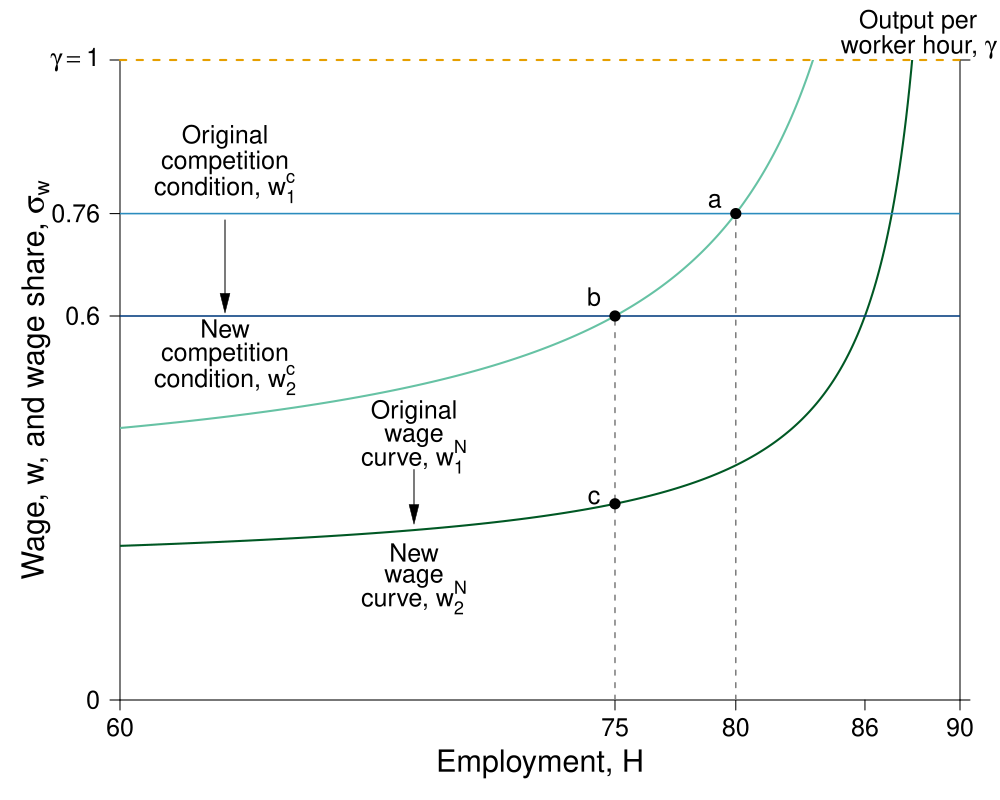

Source code (R):
# Graph Designer: Scott Cohn + Simon Halliday

library(shape)
library(pBrackets)
pdf(file = "capitalism/wage_share_unemployment_prop2.pdf", width = 10, height = 8)

#Set parameters for graphics
pointsize <- 1.8
axislabelsize <- 1.8
labelsize <- 1.5
namesize <- 1.8
annotatesize <- 1.5
graphlinewidth <- 2
segmentlinewidth <- 1.5

COL <- c("#7fc97f", "#beaed4", "#fdc086", "#ffff99", "#386cb0", "#f0027f", "#bf5b17", "#666666")
COLA <- c("#e0f3db", "#99d8c9","#66c2a4","#41ae76", "#238b45", "#005824")
COLB <- c("#c6dbef", "#4eb3d3", "#2b8cbe", "#0868ac","#084081")
COLC <- c("#fcfbfd", "#efedf5", "#dadaeb", "#bcbddc", "#9e9ac8", "#807dba", "#6a51a3", "#54278f", "#3f007d")
grays <- gray.colors(25, start = 1, end = 0, alpha = 1)
CBCols <- c("#009E73","#0072B2","#E69F00","#CC79A7", "#F0E442")


# Wage Share
WageFn <- function(h, ubar = 0.173, B = 0.13, t = 0.78) {
  B + ubar + (ubar*(1-t))/(t*(1 - h))
}

ulow <- 0.065

eq1 <- uniroot(function(x)  WageFn(x) - 0.76  , c(.01,1), tol=1e-8)   
as.numeric(eq1[1])*90

eq2 <- uniroot(function(x)  WageFn(x) - 0.6  , c(.01,1), tol=1e-8)   
as.numeric(eq2[1])*90

#eq3 <- uniroot(function(x)  WageFn(x, ubar = ulow) - 0.76  , c(.01,1), tol=1e-8)   
#as.numeric(eq3[1])*90

eq3 <- uniroot(function(x)  WageFn(x, ubar = ulow) - 0.6  , c(.01,1), tol=1e-8)   
as.numeric(eq3[1])*90

xvec <- c(as.numeric(eq1[1]), as.numeric(eq2[1]), as.numeric(eq3[1]))
xlab <- c(as.numeric(eq1[1])*90, as.numeric(eq2[1])*90, as.numeric(eq3[1])*90)

#Edited the margins to cater for the larger LHS labels
par(mar =  c(5, 6, 3, 2))


#Add limits on axes and levels of utility for each indifference curve
ylims <- c(0, 1)
xlims <- c(0.6, 1)

npts <- 501 
x <- seq(xlims[1], xlims[2], length.out = npts)
y <- seq(ylims[1], ylims[2], length.out = npts) 

plot(0, 0, xlim = xlims, ylim = ylims, type = "n",
     xlab = expression(paste("")),
     ylab = expression(paste("")), 
     xaxt = "n", 
     yaxt = "n", 
     cex.lab = axislabelsize, 
     bty = "n", 
     xaxs = "i", 
     yaxs = "i"
)

#Calculate the Gini
#Area B:
#((0.5*(0.25*0.5)) + 0.25*0.5 + 0.5*(0.75*0.5))
#Therefore Area A: 
#0.5 - Area B
#Therefore Gini: 
# (0.5 - ((0.5*(0.25*0.5)) + 0.25*0.5 + 0.5*(0.75*0.5)))/0.5 = 0.25

ticksy <- c(ylims[1], 0.6, 0.76, ylims[2])
ylabels <- c(0, expression(paste(0.60)), expression(paste(0.76)), expression(paste(gamma == 1)))
ticksx <- c(xlims[1], xvec[1], xvec[2], xvec[3], xlims[2])

xlabels <- c(60, round(xlab[1],0), round(xlab[2],0), round(xlab[3],0), 90)
ticksy2 <- c(0,1)

# text(0.85/0.9, -0.043, expression(paste(85)), xpd = TRUE, cex = labelsize) 
# text(0.83/0.9, -0.042, expression(paste(83)), xpd = TRUE, cex = labelsize) 

axis(1,at = ticksx,  pos = 0, labels = xlabels, cex.axis = labelsize)
axis(2,at = ticksy,  pos = 0.6, labels = ylabels, las = 1, cex.axis = labelsize)
axis(4,at = ticksy2,  pos = 1, labels = NA, las = 1, cex.axis = labelsize)

axis.break(axis = 1, bgcol="white", breakcol="black",
           style="slash", brw=0.01)

npts <- 500 
xx1 <- seq(xlims[1], xlims[2], length.out = npts)
xx2 <- seq(0, xlims[2], length.out = npts)
xx3 <- seq(xlims[1], 0, length.out = npts)

#Axis labels and draw linear utility function
#mtext(expression(paste("Cumulative population proportion, ", F(n))), side = 1, line = 2.5, cex = axislabelsize)
text(xlims[1] - 0.04, 0.5*ylims[2], expression(paste("Wage, w, and wage share, ", sigma[w])), xpd = TRUE, cex = axislabelsize, srt = 90) 
text(0.5*(xlims[1] + xlims[2]), -0.1, expression(paste("Employment, ", H)), xpd = TRUE, cex = axislabelsize) 



#Shaded Areas A and B
#Area A
#xpoly1 <- c(0, 0.1, 0.9, 1, 0)
#ypoly1 <- c(0, 0, 0.6, 1, 0)
#polygon(x = xpoly1,
#        y = ypoly1,
#        col = COLB[1], density = NULL, border = NA)
#Area B
#xpoly2 <- c(0, 0.1, 1, 1, 0.9, 0.1)
#ypoly2 <- c(0, 0, 0, 1, 0.6, 0)
#polygon(x = xpoly2,
#        y = ypoly2,
#        col = COLA[1], density = NULL, border = NA)

# Wage Curve

lines(xx1, WageFn(xx1,  ubar = ulow), col = COLA[6], lwd = graphlinewidth)
lines(xx1, WageFn(xx1), col = COLA[3], lty = 1, lwd = graphlinewidth)


#Segment lines for points


segments(xvec[1], 0, xvec[1], 0.76, lty = 2, col = grays[20], lwd = segmentlinewidth)
segments(xvec[2], 0, xvec[2], 0.6, lty = 2, col = grays[20], lwd = segmentlinewidth)
#segments(xvec[3], 0, xvec[3], 0.6, lty = 2, col = grays[20], lwd = segmentlinewidth)

segments(0, 0.76, 1, 0.76, lty = 1, col = COLB[3], lwd = segmentlinewidth)
segments(0, 0.6, 1, 0.6, lty = 1, col = COLB[5], lwd = segmentlinewidth)

segments(0.6, 1, xlims[2], 1, lty = 2, col = CBCols[3], lwd = graphlinewidth, xpd = TRUE)

# Points
points(xvec[1], 0.76, pch = 16, col = "black", cex = 1.5)
points(xvec[2], 0.6, pch = 16, col = "black", cex = 1.5)
#points(xvec[3], 0.6, pch = 16, col = "black", cex = 1.5)
points(xvec[2], WageFn(xvec[2], ubar = ulow), pch = 16, col = "black", cex = 1.5)




# Label
text(xvec[1]-0.01, 0.78, expression(paste(a)), cex = labelsize)
text(xvec[2] - 0.01, 0.63, expression(paste(b)), cex = labelsize)
text(xvec[2] -0.01, WageFn(xvec[2], ubar = ulow)+0.01, expression(paste(c)), cex = labelsize)
#text(xvec[3] + 0.005, 0.58, expression(paste(d)), cex = labelsize)

text(0.74, 0.45, expression(paste("Original")), cex = labelsize)
text(0.74, 0.41, expression(paste("wage")), cex = labelsize)
text(0.74, 0.38, expression(paste("curve, ", w[1]^N )), cex = labelsize)
Arrows(0.74, 0.36, 0.74, 0.29, col = "black", lty = 1, lwd = 1, arr.type = "triangle", arr.lwd = 0.5, code = 2)

text(0.74, 0.23, expression(paste("New")), cex = labelsize)
text(0.74, 0.19, expression(paste("wage")), cex = labelsize)
text(0.74, 0.16, expression(paste("curve, ", w[2]^N)), cex = labelsize)


text(0.65, 0.88, expression(paste("Original")), cex = labelsize)
text(0.65, 0.84, expression(paste("competition")), cex = labelsize)
text(0.65, 0.8, expression(paste("condition, ", w[1]^c)), cex = labelsize)
Arrows(0.65, 0.75, 0.65, 0.62, col = "black", lty = 1, lwd = 1, arr.type = "triangle", arr.lwd = 0.5, code = 2)


text(0.65, 0.58, expression(paste("New")), cex = labelsize)
text(0.65, 0.54, expression(paste("competition")), cex = labelsize)
text(0.65, 0.5, expression(paste("condition, ", w[2]^c)), cex = labelsize)

text(0.98, 1.06, expression(paste("Output per" )), cex = labelsize, xpd = TRUE)
text(0.98, 1.02, expression(paste("worker hour, ", gamma )), cex = labelsize, xpd = TRUE)
# text(0.9, 0.7, expression(paste(B[3])), cex = labelsize)

#Label and provide Gini value
#Bottom of frame
#segments(0.08, 0.75, 0.32, 0.75, lty = 1, col = "black" , lwd = 1)
#Top of frame
#segments(0.08, 0.85, 0.32, 0.85, lty = 1, col = "black" , lwd = 1)
#Left of frame
#segments(0.08, 0.75, 0.08, 0.85, lty = 1, col = "black" , lwd = 1)
#Right of frame
#segments(0.32, 0.75, 0.32, 0.85, lty = 1, col = "black" , lwd = 1)
#Gini equation
#text(0.2, 0.8, expression(paste(Gini == frac(A, A + B), phantom() == 0.36 )), cex = labelsize)



# brackets(x1 = 1.01, y1 = 1, x2 = 1.01, y2 = 0.252,  
#          ticks = 0.5, curvature = 0.5, type = 1, 
#          col = "black", lwd = 2, lty = 1, xpd = TRUE)
# text(1.11, 0.625, expression(paste("Cumulative income")), xpd = TRUE, srt = 270)
# text(1.08, 0.625, expression(paste("of the rich")), xpd = TRUE, srt = 270)


dev.off()
